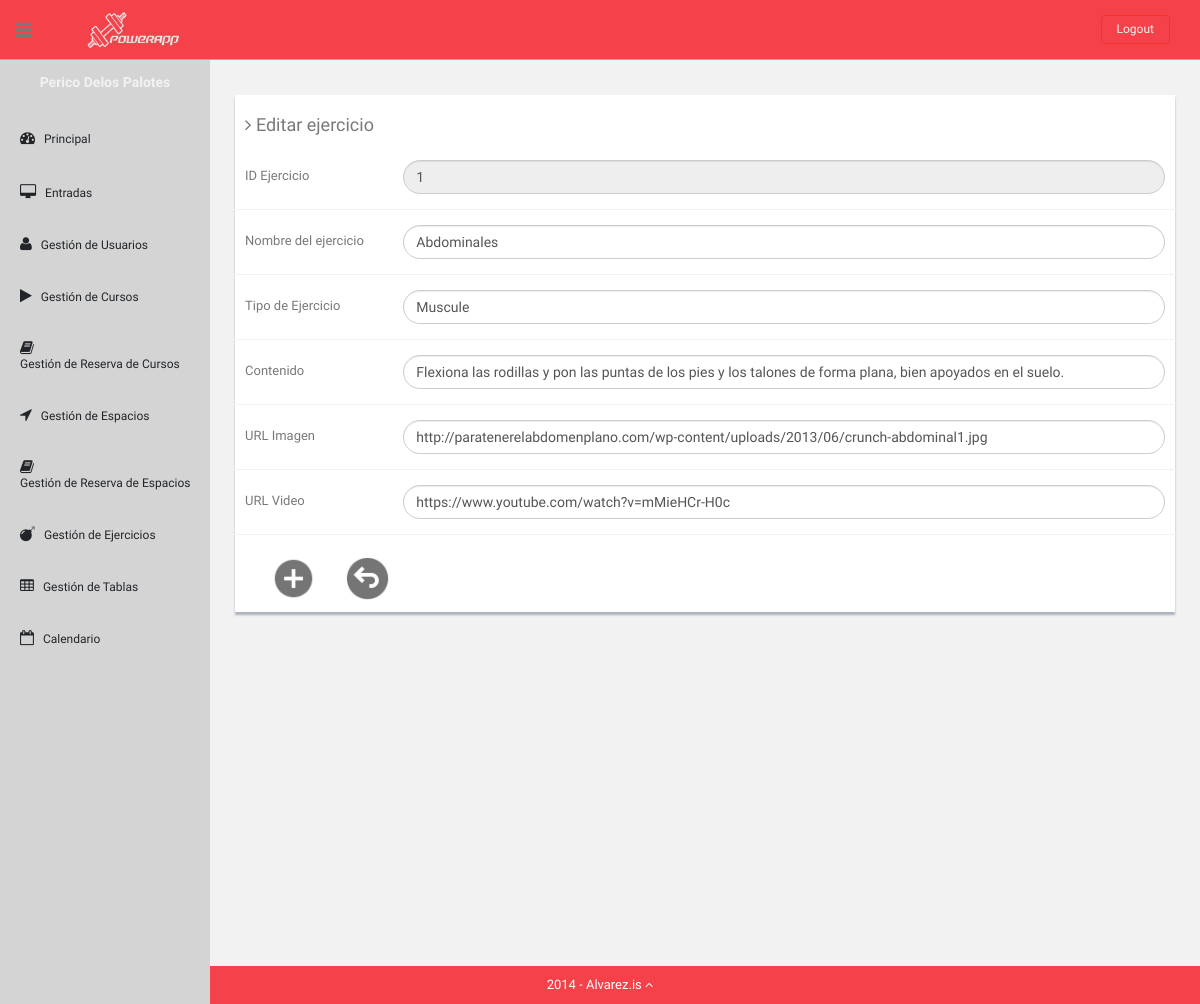
Before: /Controllers/formLoader.php?IDExercise=1&form=exerciseEdit (signed in) with the older database file.
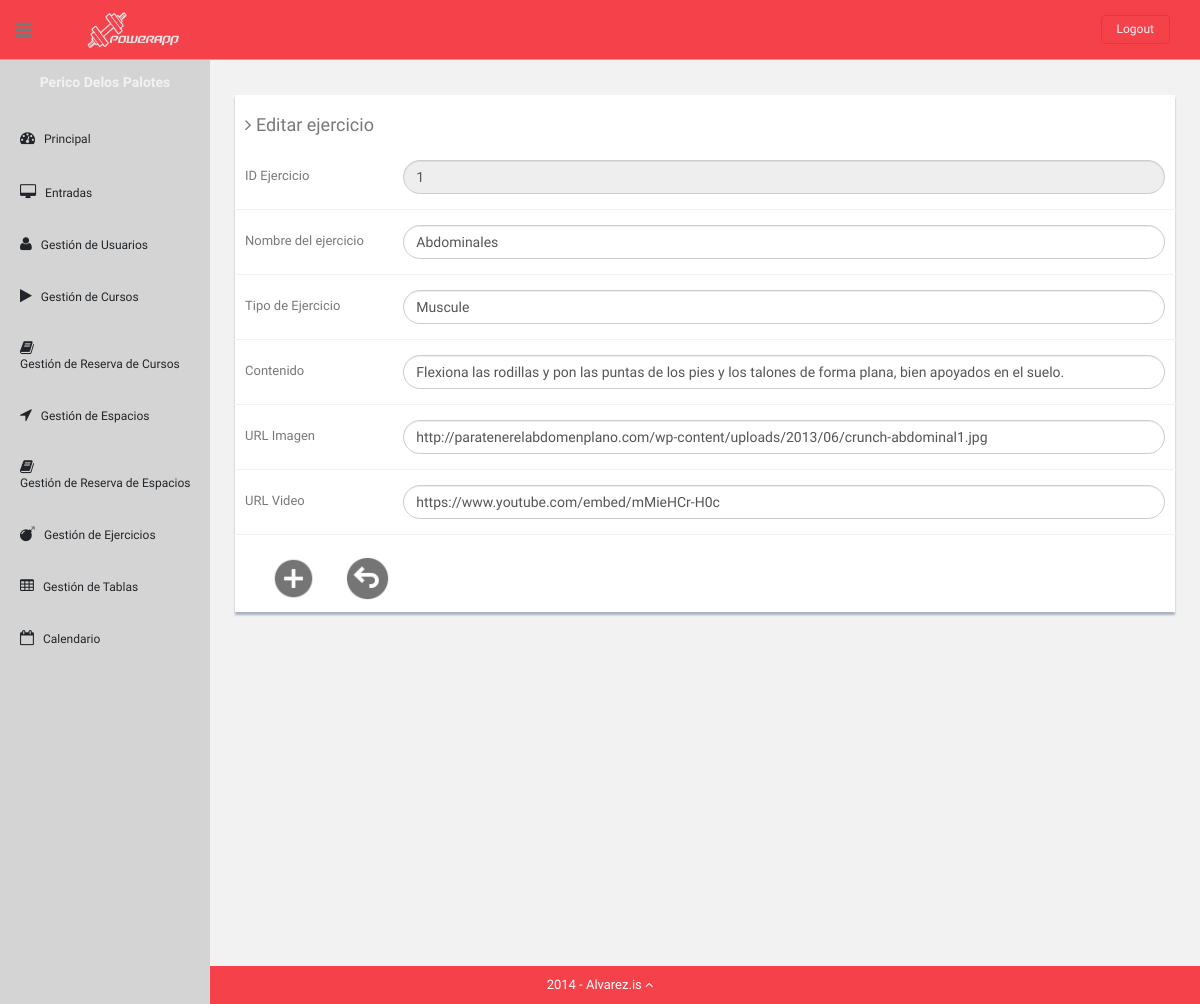
After: the same page with the newer database file.
### tables this page shows
CREATE TABLE Exercise (
    IDExercise int NOT NULL AUTO_INCREMENT,
    Name varchar(80) NOT NULL,
    ExerciseType varchar(50),
    UrlImage varchar(255),
    UrlVideo varchar(255),
    Content text,

    PRIMARY KEY (IDExercise)
);

### Functions/Authentication.php (called while the page is built)
<?php
function IsAuthenticated(){
    if (!isset($_SESSION['login']) && !isset($_SESSION['type'])){
        return false;
    }
    else{
        return true;
    }
}
?>

### Models/Exercise.php (called while the page is built, shortened)
<?php
class Exercise{
    private $IDExercise;
    private $Name;
    private $ExerciseType;
    private $UrlImage;
    private $UrlVideo;
    private $Content;
    public function __construct($IDExercise)
    {
        $this->IDExercise = $IDExercise;
    }
    public function loadDataAssoc($dataArray)
    {
        $this->IDExercise = $dataArray['IDExercise'];
        $this->Name = $dataArray['Name'];
        $this->ExerciseType = $dataArray['ExerciseType'];
        $this->UrlImage = $dataArray['UrlImage'];
        $this->UrlVideo = $dataArray['UrlVideo'];
        $this->Content = $dataArray['Content'];
    }
    public function getIDExercise()
    {
        return $this->IDExercise;
    }
    public function getName()
    {
        return $this->Name;
    }
    public function getExerciseType()
    {
        return $this->ExerciseType;
    }
    public function getContent()
    {
        return $this->Content;
    }
    public function getUrlImage()
    {
        return $this->UrlImage;
    }
    public function getUrlVideo()
    {
        return $this->UrlVideo;
    }
}

### Models/ExerciseModel.php (called while the page is built, shortened)
<?php
class ExerciseDAO
{
    private $DBLink;
    private $serverName ="localhost";
    private $userName = "admin";
    private $passWord = "admin";
    private $DBName = "powerAppDB";
    function __construct(){
        $this->DBLink =  new mysqli($this->serverName,$this->userName,$this->passWord,$this->DBName);
    }
    function get(Exercise $exercise){
        $statement = $this->DBLink->prepare("SELECT * FROM Exercise WHERE IDExercise=?");
        $IDExercise = $exercise->getIDExercise();
        $statement->bind_param("s",$IDExercise);
        if(!$statement->execute()) {
            return "Falló la ejecución: (" . $statement->errno . ") " . $statement->error;
        }else{
            $result = $statement->get_result();
            return "ok";
        }
    }
}
?>

### Views/exerciseEditView.php (the view)
<?php
class exerciseEditView
{
    var $exercise;
  function __construct(Exercise $exercise)
  {
      $this->exercise = $exercise;
      $this->render();
  }
  function render()
  {
    ?>
    <div class="row mt">
        <div class="col-lg-12">
            <div class="form-panel">
                <h4 class="mb"><i class="fa fa-angle-right"></i> Editar ejercicio</h4>
                <form method="post" class="form-horizontal style-form" action="../Controllers/ExerciseActionController.php?action=EDIT">
                    <div class="form-group">
                        <label class="col-sm-2 col-sm-2 control-label">ID Ejercicio</label>
                        <div class="col-sm-10">
                            <input type="number" class="form-control round-form" name="IDExercise" value="<?php echo $this->exercise->getIDExercise();?>" readonly>
                        </div>
                    </div>
                    <div class="form-group">
                        <label class="col-sm-2 col-sm-2 control-label">Nombre del ejercicio</label>
                        <div class="col-sm-10">
                            <input type="text" class="form-control round-form" name="Name" value="<?php echo $this->exercise->getName();?>">
                        </div>
                    </div>
                    <div class="form-group">
                        <label class="col-sm-2 col-sm-2 control-label">Tipo de Ejercicio</label>
                        <div class="col-sm-10">
                            <input type="text" class="form-control round-form" name="ExerciseType" value="<?php echo $this->exercise->getExerciseType();?>">
                        </div>
                    </div>
                    <div class="form-group">
                        <label class="col-sm-2 col-sm-2 control-label">Contenido</label>
                        <div class="col-sm-10">
                            <input type="text" class="form-control round-form" name="Content" value="<?php echo $this->exercise->getContent();?>">
                        </div>
                    </div>
                    <div class="form-group">
                        <label class="col-sm-2 col-sm-2 control-label">URL Imagen</label>
                        <div class="col-sm-10">
                            <input type="text" class="form-control round-form" name="UrlImage" value="<?php echo $this->exercise->getUrlImage();?>">
                        </div>
                    </div>
                    <div class="form-group">
                        <label class="col-sm-2 col-sm-2 control-label">URL Video</label>
                        <div class="col-sm-10">
                            <input type="text" class="form-control round-form" name="UrlVideo" value="<?php echo $this->exercise->getUrlVideo();?>">
                        </div>
                    </div>
                    <button class="submit" type="submit"><img src="../Templates/img2/add.png"></button>
                    <a class="submit" href="../Controllers/ExerciseShowAllController.php"><img src="../Templates/img2/atras.png"></a>
                </form>
            </div>
        </div>
    </div>
    <?php
}
} ?>

### Controllers/formLoader.php (shortened to what this page needs)
<?php
include '../Functions/Authentication.php';
if (!IsAuthenticated()){
    header('Location:../index.php');
}else{
    switch($_REQUEST['form']){
        case 'exerciseEdit':
            include '../Views/exerciseEditView.php';
            include '../Models/ExerciseModel.php';
            include '../Models/Exercise.php';
            $exercise = new Exercise($_REQUEST['IDExercise']);
            $DAO = new ExerciseDAO();
            $DAO->get($exercise);
            $exercise = $DAO->getLastResult();
            new exerciseEditView($exercise);
            break;
    }
}
?>

### Templates/css2/style2.css (style rules this page uses)
body { color: #797979; background: #f2f2f2; font-family: 'Ruda', sans-serif; padding: 0px !important; margin: 0px !important; font-size:13px; }
ul li { list-style: none; }
a, a:hover, a:focus { text-decoration: none; outline: none; }
#container { width: 100%; height: 100%; }
.centered { text-align: center; }
.mt { margin-top: 25px; }
.mb { margin-bottom: 25px; }
ul.top-menu > li > .logout { color: #f2f2f2; font-size: 12px; border-radius: 4px; -webkit-border-radius: 4px; border: 1px solid #F5302E !important; padding: 5px 15px; margin-right: 15px; background: #F5424A; margin-top: 15px; }
#sidebar { width: 210px; height: 100%; position: fixed; background: #d4d4d4; }
#sidebar h5 { color: #f2f2f2; font-weight: 700; }
#sidebar ul li { position: relative; }
ul.sidebar-menu , ul.sidebar-menu li ul.sub { margin: -2px 0 0; padding: 0; }
ul.sidebar-menu { margin-top: 75px; }
ul.sidebar-menu li { margin-bottom: 5px; margin-left:10px; margin-right:10px; }
ul.sidebar-menu li.sub-menu { line-height: 15px; }
ul.sidebar-menu li a span { display: inline-block; }
ul.sidebar-menu li a { color: #212529; text-decoration: none; display: block; padding: 15px 0 15px 10px; font-size: 12px; outline: none; -webkit-transition: all 0.3s ease; -moz-transition: all 0.3s ease; -o-transition: all 0.3s ease; -ms-transition: all 0.3s ease; transition: all 0.3s ease; }
ul.sidebar-menu li a i { font-size: 15px; padding-right: 6px; }
#main-content { margin-left: 210px; }
.header, .footer { min-height: 60px; padding: 0 15px; }
.header { position: fixed; left: 0; right: 0; z-index: 1002; }
.black-bg { background: #F5424A; border-bottom: 1px solid #c9aa5f; }
.wrapper { display: inline-block; margin-top: 60px; padding-left: 15px; padding-right: 15px; padding-bottom: 15px; padding-top: 0px; width: 100%; }
a.logo { font-size: 20px; color: #ffffff; float: left; margin-top: 10px; text-transform: uppercase; }
#top_menu .nav > li, ul.top-menu > li { float: left; }
ul.top-menu > li > a { color: #666666; font-size: 16px; border-radius: 4px; -webkit-border-radius: 4px; border:1px solid #666666 !important; padding: 2px 6px; margin-right: 15px; }
.sidebar-toggle-box { float: left; padding-right: 15px; margin-top: 20px; }
.sidebar-toggle-box .fa-bars { cursor: pointer; display: inline-block; font-size: 20px; }
.form-panel { background: #ffffff; margin: 10px; padding: 10px; box-shadow: 0px 3px 2px #aab2bd; text-align: left; }
label { font-weight: 400; }
.form-horizontal.style-form .form-group { border-bottom: 1px solid #eff2f7; padding-bottom: 15px; margin-bottom: 15px; }
.round-form { border-radius: 500px; -webkit-border-radius: 500px; }
@media (min-width: 768px) { .form-horizontal .control-label { text-align: left; } }
.site-footer { background: #F5424A; color: #fff; padding: 10px 0; }
.site-min-height { min-height: 900px; }
.submit { border: none; background: none; }
.submit img { margin-top: 5px; margin-left: 20px; width: 45px; height: 45px; }

Changed rows visible on the page:
changed exercise "Abdominales": UrlVideo "https://www.youtube.com/watch?v=mMieHCr-H0c" → "https://www.youtube.com/embed/mMieHCr-H0c"
